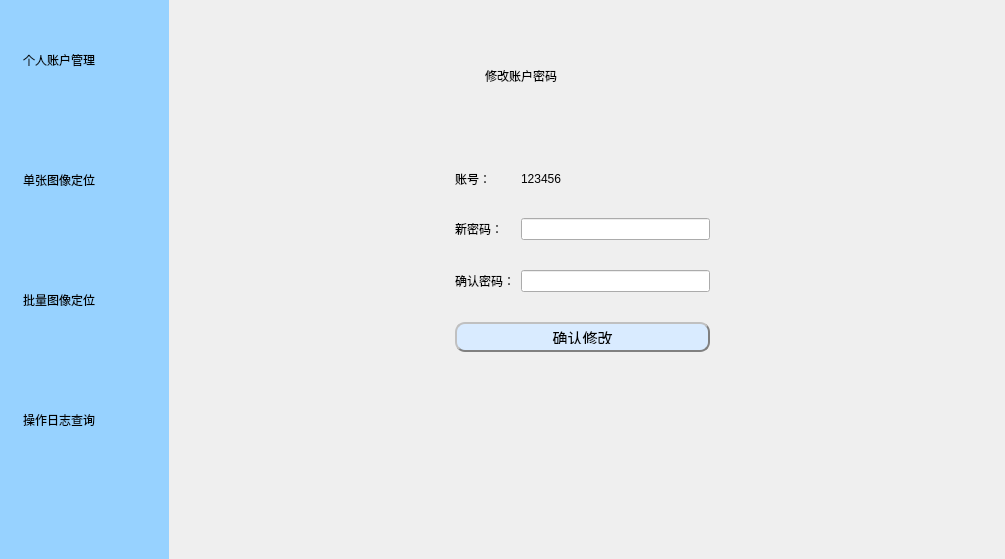
<?xml version="1.0" encoding="UTF-8"?>
<ui version="4.0">
 <class>Form</class>
 <widget class="QWidget" name="Form">
  <property name="geometry">
   <rect>
    <x>0</x>
    <y>0</y>
    <width>1005</width>
    <height>559</height>
   </rect>
  </property>
  <property name="windowTitle">
   <string>Form</string>
  </property>
  <widget class="QWidget" name="layoutWidget">
   <property name="geometry">
    <rect>
     <x>0</x>
     <y>0</y>
     <width>1017</width>
     <height>577</height>
    </rect>
   </property>
   <layout class="QHBoxLayout" name="horizontalLayout">
    <item>
     <widget class="QListWidget" name="listWidget">
      <property name="sizePolicy">
       <sizepolicy hsizetype="Expanding" vsizetype="Expanding">
        <horstretch>1</horstretch>
        <verstretch>0</verstretch>
       </sizepolicy>
      </property>
      <property name="styleSheet">
       <string notr="true">
QListWidget
{
	
	font: 12pt &quot;仿宋&quot;;
    color:rgb(200,200,200);
    border:0px solid gray;
    padding:0px 0px 0px 0px;
	background-color: rgb(151, 210, 255);

}
/**列表项*/
QListWidget::item
{
    
	color: rgb(0, 0, 0);
    height:120px;
    padding-left:20px;
padding-right:20px;
    border:0px solid gray;
}
/**列表项扫过*/
QListWidget::item:hover
{
	color: rgb(255, 255, 255);
   
}
/**列表项选中*/
QListWidget::item::selected:active
{ 
    color:blue;
    border-width:0;
}
QListWidget::item:selected
{
    color:white;
    border-width:0;
}</string>
      </property>
      <item>
       <property name="text">
        <string>个人账户管理</string>
       </property>
      </item>
      <item>
       <property name="text">
        <string>单张图像定位</string>
       </property>
      </item>
      <item>
       <property name="text">
        <string>批量图像定位</string>
       </property>
      </item>
      <item>
       <property name="text">
        <string>操作日志查询</string>
       </property>
      </item>
     </widget>
    </item>
    <item>
     <widget class="QStackedWidget" name="stackedWidget">
      <property name="sizePolicy">
       <sizepolicy hsizetype="Expanding" vsizetype="Expanding">
        <horstretch>5</horstretch>
        <verstretch>0</verstretch>
       </sizepolicy>
      </property>
      <property name="styleSheet">
       <string notr="true">#stackedWidget{
border-image: url(:/main_bg/C:/Users/吴鹏/Desktop/bg.png);}
 QPushButton
                    {
font: 9pt &quot;仿宋&quot;;
					 text-align : center;
                     background-color : white;
	background-color: rgb(217, 235, 255);
                     font: bold;
                     border-color: gray;
                     border-width: 2px;
                     border-radius: 10px;
                     padding: 6px;
                     height : 14px;
                     border-style: outset;
                     font : 15px;}
                     QPushButton:pressed
                     {text-align : center;
                     background-color : light gray;
                     font: bold;
                     border-color: gray;
                     border-width: 2px;
                     border-radius: 10px;
                     padding: 6px;
                     height : 14px;
                     border-style: outset;
                     font : 14px;}
</string>
      </property>
      <property name="lineWidth">
       <number>1</number>
      </property>
      <property name="currentIndex">
       <number>0</number>
      </property>
      <widget class="QWidget" name="page_0">
       <widget class="QLabel" name="label">
        <property name="geometry">
         <rect>
          <x>310</x>
          <y>60</y>
          <width>211</width>
          <height>31</height>
         </rect>
        </property>
        <property name="styleSheet">
         <string notr="true">font: 20pt &quot;仿宋&quot;;</string>
        </property>
        <property name="text">
         <string>修改账户密码</string>
        </property>
       </widget>
       <widget class="QWidget" name="layoutWidget_2">
        <property name="geometry">
         <rect>
          <x>280</x>
          <y>170</y>
          <width>255</width>
          <height>211</height>
         </rect>
        </property>
        <layout class="QFormLayout" name="formLayout">
         <property name="verticalSpacing">
          <number>30</number>
         </property>
         <item row="0" column="0">
          <widget class="QLabel" name="label_4">
           <property name="text">
            <string>账号：</string>
           </property>
          </widget>
         </item>
         <item row="0" column="1">
          <widget class="QLabel" name="label_5">
           <property name="text">
            <string>123456</string>
           </property>
          </widget>
         </item>
         <item row="1" column="0">
          <widget class="QLabel" name="label_2">
           <property name="text">
            <string>新密码：</string>
           </property>
          </widget>
         </item>
         <item row="1" column="1">
          <widget class="QLineEdit" name="Newpassword"/>
         </item>
         <item row="2" column="0">
          <widget class="QLabel" name="label_3">
           <property name="text">
            <string>确认密码：</string>
           </property>
          </widget>
         </item>
         <item row="2" column="1">
          <widget class="QLineEdit" name="lineEdit_2"/>
         </item>
         <item row="3" column="0" colspan="2">
          <widget class="QPushButton" name="pushButton">
           <property name="styleSheet">
            <string notr="true"> QPushButton
                    {
font: 9pt &quot;仿宋&quot;;
					 text-align : center;
                     background-color : white;
	background-color: rgb(217, 235, 255);
                     font: bold;
                     border-color: gray;
                     border-width: 2px;
                     border-radius: 10px;
                     padding: 6px;
                     height : 14px;
                     border-style: outset;
                     font : 15px;}
                     QPushButton:pressed
                     {text-align : center;
                     background-color : light gray;
                     font: bold;
                     border-color: gray;
                     border-width: 2px;
                     border-radius: 10px;
                     padding: 6px;
                     height : 14px;
                     border-style: outset;
                     font : 14px;}
</string>
           </property>
           <property name="text">
            <string>确认修改</string>
           </property>
          </widget>
         </item>
        </layout>
       </widget>
      </widget>
      <widget class="QWidget" name="page_1">
       <widget class="QLabel" name="label_6">
        <property name="geometry">
         <rect>
          <x>150</x>
          <y>70</y>
          <width>111</width>
          <height>41</height>
         </rect>
        </property>
        <property name="styleSheet">
         <string notr="true">font: 12pt &quot;黑体&quot;;</string>
        </property>
        <property name="text">
         <string>待检测图像</string>
        </property>
       </widget>
       <widget class="QLabel" name="label_7">
        <property name="geometry">
         <rect>
          <x>550</x>
          <y>80</y>
          <width>91</width>
          <height>21</height>
         </rect>
        </property>
        <property name="styleSheet">
         <string notr="true">font: 12pt &quot;黑体&quot;;</string>
        </property>
        <property name="text">
         <string>定位结果</string>
        </property>
       </widget>
       <widget class="QPushButton" name="pushButton_2">
        <property name="geometry">
         <rect>
          <x>550</x>
          <y>393</y>
          <width>111</width>
          <height>31</height>
         </rect>
        </property>
        <property name="text">
         <string>上传篡改图像</string>
        </property>
       </widget>
       <widget class="QPushButton" name="pushButton_3">
        <property name="geometry">
         <rect>
          <x>550</x>
          <y>435</y>
          <width>111</width>
          <height>31</height>
         </rect>
        </property>
        <property name="text">
         <string>上传ELA图像</string>
        </property>
       </widget>
       <widget class="QLabel" name="label_8">
        <property name="geometry">
         <rect>
          <x>100</x>
          <y>130</y>
          <width>221</width>
          <height>211</height>
         </rect>
        </property>
        <property name="styleSheet">
         <string notr="true">background-color: rgb(255, 255, 255);</string>
        </property>
        <property name="text">
         <string/>
        </property>
       </widget>
       <widget class="QLabel" name="label_9">
        <property name="geometry">
         <rect>
          <x>490</x>
          <y>130</y>
          <width>221</width>
          <height>211</height>
         </rect>
        </property>
        <property name="styleSheet">
         <string notr="true">background-color: rgb(255, 255, 255);</string>
        </property>
        <property name="text">
         <string/>
        </property>
       </widget>
       <widget class="QLabel" name="label_10">
        <property name="geometry">
         <rect>
          <x>151</x>
          <y>401</y>
          <width>381</width>
          <height>16</height>
         </rect>
        </property>
        <property name="styleSheet">
         <string notr="true">background-color: rgb(255, 255, 255);</string>
        </property>
        <property name="text">
         <string>地址</string>
        </property>
       </widget>
       <widget class="QLabel" name="label_12">
        <property name="geometry">
         <rect>
          <x>150</x>
          <y>440</y>
          <width>381</width>
          <height>16</height>
         </rect>
        </property>
        <property name="styleSheet">
         <string notr="true">background-color: rgb(255, 255, 255);</string>
        </property>
        <property name="text">
         <string>地址</string>
        </property>
       </widget>
       <widget class="QPushButton" name="pushButton_4">
        <property name="geometry">
         <rect>
          <x>692</x>
          <y>434</y>
          <width>101</width>
          <height>31</height>
         </rect>
        </property>
        <property name="text">
         <string>开始检测</string>
        </property>
       </widget>
      </widget>
      <widget class="QWidget" name="page_2">
       <widget class="QPushButton" name="pushButton_13">
        <property name="geometry">
         <rect>
          <x>530</x>
          <y>223</y>
          <width>161</width>
          <height>30</height>
         </rect>
        </property>
        <property name="text">
         <string>上传ELA图像压缩包</string>
        </property>
       </widget>
       <widget class="QLabel" name="label_23">
        <property name="geometry">
         <rect>
          <x>121</x>
          <y>172</y>
          <width>389</width>
          <height>15</height>
         </rect>
        </property>
        <property name="styleSheet">
         <string notr="true">background-color: rgb(255, 255, 255);</string>
        </property>
        <property name="text">
         <string>地址</string>
        </property>
       </widget>
       <widget class="QPushButton" name="pushButton_14">
        <property name="geometry">
         <rect>
          <x>530</x>
          <y>165</y>
          <width>160</width>
          <height>30</height>
         </rect>
        </property>
        <property name="text">
         <string>上传篡改图像压缩包</string>
        </property>
       </widget>
       <widget class="QLabel" name="label_25">
        <property name="geometry">
         <rect>
          <x>120</x>
          <y>295</y>
          <width>90</width>
          <height>15</height>
         </rect>
        </property>
        <property name="text">
         <string>请输入邮箱：</string>
        </property>
       </widget>
       <widget class="QLineEdit" name="lineEdit">
        <property name="geometry">
         <rect>
          <x>243</x>
          <y>288</y>
          <width>441</width>
          <height>24</height>
         </rect>
        </property>
        <property name="readOnly">
         <bool>false</bool>
        </property>
        <property name="placeholderText">
         <string>1695100184@qq.com</string>
        </property>
       </widget>
       <widget class="QPushButton" name="pushButton_5">
        <property name="geometry">
         <rect>
          <x>340</x>
          <y>370</y>
          <width>141</width>
          <height>30</height>
         </rect>
        </property>
        <property name="text">
         <string>确认</string>
        </property>
       </widget>
       <widget class="QLabel" name="label_24">
        <property name="geometry">
         <rect>
          <x>120</x>
          <y>230</y>
          <width>389</width>
          <height>15</height>
         </rect>
        </property>
        <property name="styleSheet">
         <string notr="true">background-color: rgb(255, 255, 255);</string>
        </property>
        <property name="text">
         <string>地址</string>
        </property>
       </widget>
       <widget class="QLabel" name="label_26">
        <property name="geometry">
         <rect>
          <x>260</x>
          <y>60</y>
          <width>291</width>
          <height>31</height>
         </rect>
        </property>
        <property name="styleSheet">
         <string notr="true">font: 20pt &quot;仿宋&quot;;</string>
        </property>
        <property name="text">
         <string>多张图像批量定位</string>
        </property>
       </widget>
      </widget>
      <widget class="QWidget" name="page_3">
       <widget class="QTableView" name="tableView">
        <property name="geometry">
         <rect>
          <x>64</x>
          <y>70</y>
          <width>721</width>
          <height>481</height>
         </rect>
        </property>
       </widget>
       <widget class="QLabel" name="label_27">
        <property name="geometry">
         <rect>
          <x>310</x>
          <y>20</y>
          <width>211</width>
          <height>31</height>
         </rect>
        </property>
        <property name="styleSheet">
         <string notr="true">font: 20pt &quot;仿宋&quot;;</string>
        </property>
        <property name="text">
         <string>系统使用记录</string>
        </property>
       </widget>
      </widget>
     </widget>
    </item>
   </layout>
  </widget>
 </widget>
 <resources/>
 <connections/>
</ui>
